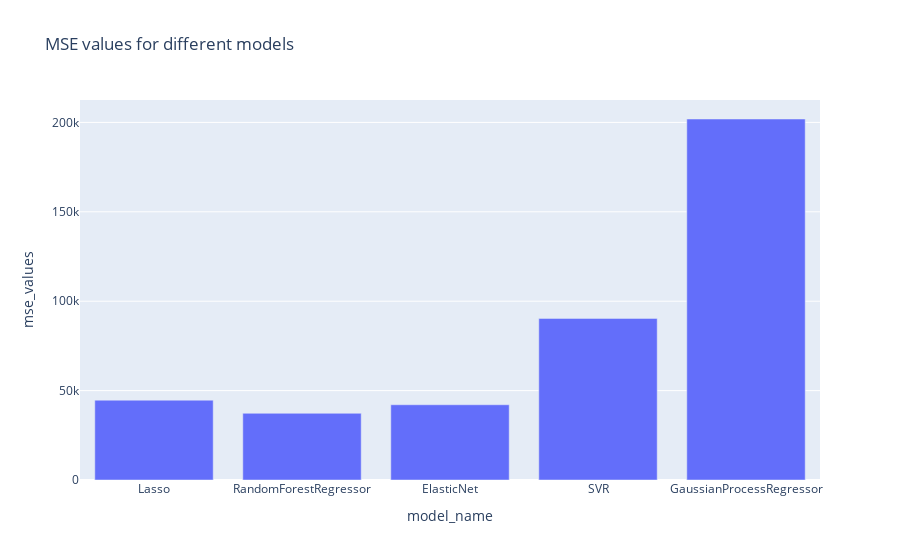

Notebook code cell kept with this figure:
### Markdown cell above
Se om du kan finne en bedre modell med en annen metode enn Lasso regresjon (e.g. sklearn.linear_model.ElasticNet, sklearn.ensemble.RandomForestRegressor, sklearn.svm.SVR, sklearn.gaussian_process.GaussianProcessRegressor). Finn gode hyperparametre til metoden du velger ut.

### Code cell
from sklearn.ensemble import RandomForestRegressor
from sklearn.linear_model import ElasticNet
from sklearn.svm import SVR
from sklearn.gaussian_process import GaussianProcessRegressor

# tren forskjellige modeller

#her prøver jeg på litt fancy greie ved å kun lage settings ett sted.
#det er kult, men kanskje litt vel overkomplisert

models = [
    {"model_type": Lasso, "settings": {"alpha": 1500}},
    {"model_type": RandomForestRegressor, "settings": {"n_estimators":1000}},
    {"model_type": ElasticNet, "settings": {"alpha": 1500}}, 
    {"model_type": SVR, "settings": {"degree":2}},
    {"model_type": GaussianProcessRegressor, "settings": {"alpha": 1500}},
]

model_strings = []
mse_values_models = []

for mod in models:
    clf = mod["model_type"](**mod["settings"]) #henter ut settings her
    clf.fit(X_train_pf, y_train) 

    y_predicted = clf.predict(X_val_pf)

    #finn mse
    pf_mse = mean_squared_error(y_val, y_predicted, squared=False)

    mse_values_models.append(pf_mse)
    model_strings.append(str(mod["model_type"].__name__))



data_models = pd.DataFrame({
    'model_name': model_strings,
    'mse_values': mse_values_models
})

fig = px.bar(data_models, x='model_name', y='mse_values', 
             title='MSE values for different models', 
             labels={'x':'Model', 'y':'Mean Squared Error'})

fig.show()
print(data_models)

### Figure 1 — Plotly figure (JSON) as saved in the notebook; plotly's stock layout.template omitted (floating-point values rounded to 4 significant figures)
{"data": [{"alignmentgroup": "True", "hovertemplate": "model_name=%{x}<br>mse_values=%{y}<extra></extra>", "legendgroup": "", "marker": {"color": "#636efa", "pattern": {"shape": ""}}, "name": "", "offsetgroup": "", "orientation": "v", "showlegend": false, "textposition": "auto", "type": "bar", "x": ["Lasso", "RandomForestRegressor", "ElasticNet", "SVR", "GaussianProcessRegressor"], "xaxis": "x", "y": [44650.0, 37300.0, 42080.0, 90380.0, 201900.0], "yaxis": "y"}], "layout": {"barmode": "relative", "legend": {"tracegroupgap": 0}, "title": {"text": "MSE values for different models"}, "xaxis": {"anchor": "y", "domain": [0, 1], "title": {"text": "model_name"}}, "yaxis": {"anchor": "x", "domain": [0, 1], "title": {"text": "mse_values"}}}}
